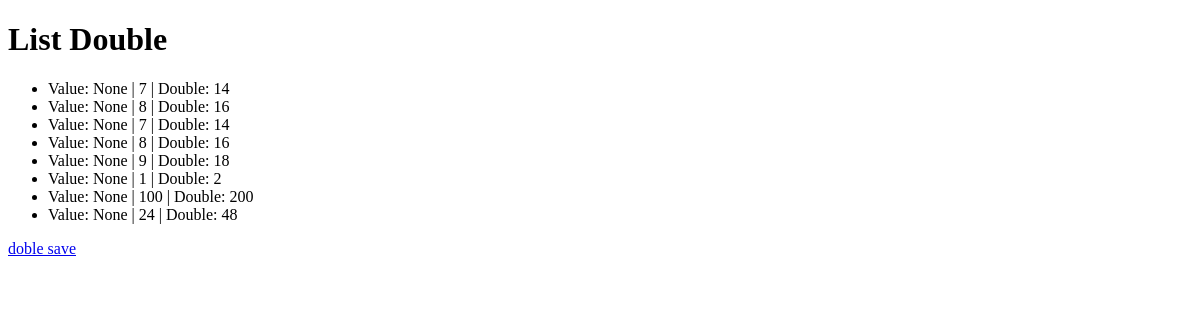
/double_list, run on an earlier commit of the app's database.
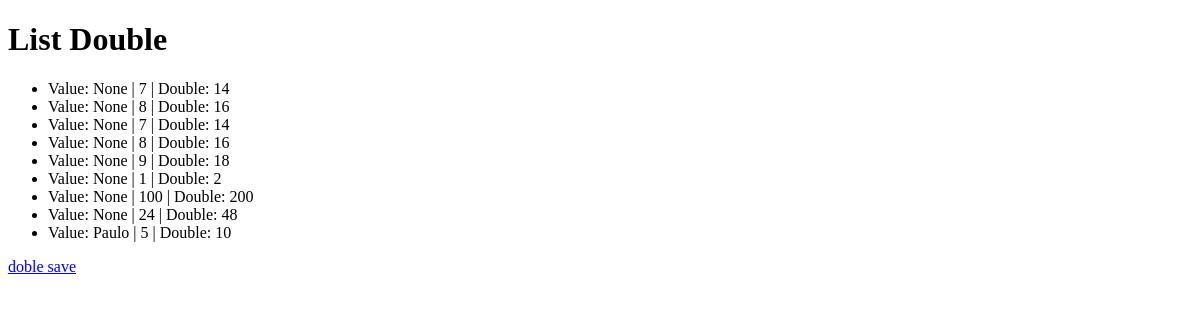
And on a later commit of the database.
### core/models.py (models this page shows, shortened)
class DoubleSave(models.Model):
    name = models.CharField(max_length=50, null=True)
    value = models.IntegerField()
    double_value = models.IntegerField(blank=True, default=0)

### core/views.py (the view)
# urls.py: path('double_list', double_list, name='double_list'),
def double_list(request):
    double_data = DoubleSave.objects.all()
    return render(request, 'double_list.html', {'double_data': double_data})

### core/templates/double_list.html (shortened to what this page needs)
<!DOCTYPE html>
<html lang="en">
<head>
</head>
<body>
<h1>List Double</h1>
  <ul>
      {% for item in double_data %}
          <li>Value: {{ item.name }} | {{ item.value }} | Double: {{ item.double_value }}</li>
        {% endfor %}
    </ul>
<a href="{% url 'double_save' %}">doble save</a>
</body>
</html>

What changed in the data, as far as the page shows it:
added DoubleSave: name "Paulo", value "5", double_value "10"
